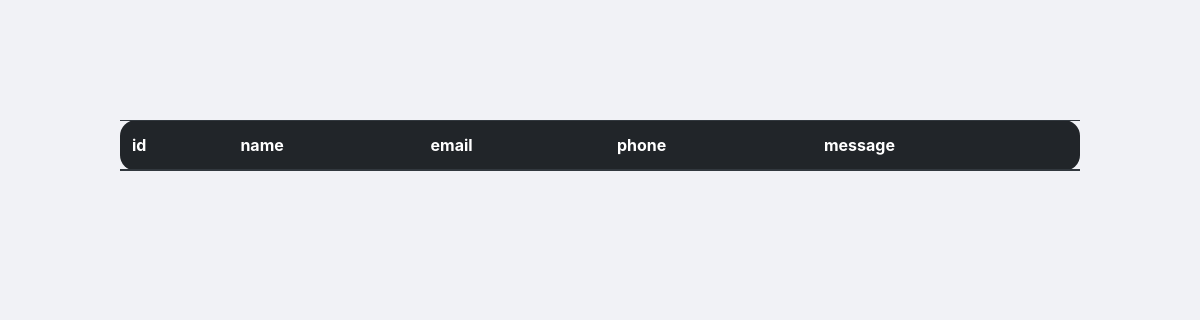
The page /contact_us_manage.php on the database as committed earlier.
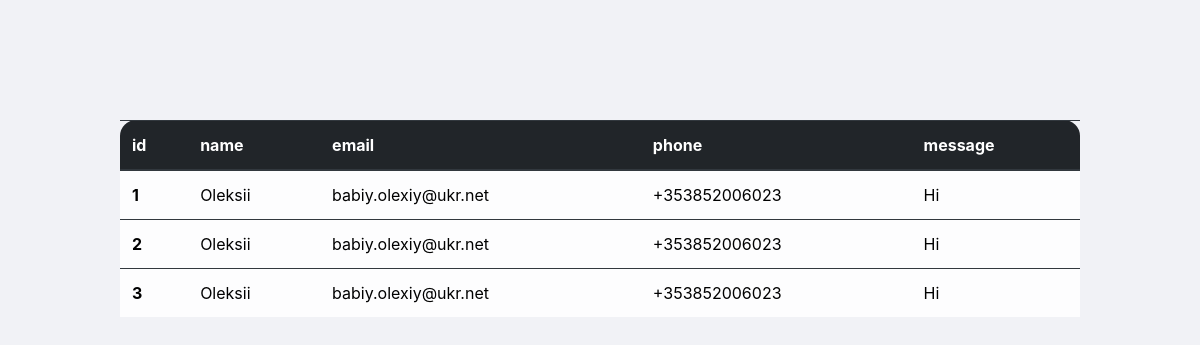
The same page on the database as committed later.
### tables this page shows
CREATE TABLE `contact_us` (
  `id` int(11) NOT NULL,
  `name` varchar(30) NOT NULL,
  `email` varchar(128) DEFAULT NULL,
  `phone` varchar(13) DEFAULT NULL,
  `message` varchar(255) DEFAULT NULL
);

### contact_us_manage.php (the view, shortened to what this page needs)
<!DOCTYPE html>
<html lang="en">
<head>
    <link rel="stylesheet" href="bootstrap/dist/css/bootstrap.min.css" media="screen">
    <link rel="stylesheet" href="style/style.css">
</head>
<body>
    <main>
        <div id="table-container" >
        <table class="table table-dark table-hover">
            <thead>
                <tr>
                  <th scope="col">id</th>
                  <th scope="col">name</th>
                  <th scope="col">email</th>
                  <th scope="col">phone</th>
                  <th scope="col">message</th>
                </tr>
              </thead>
              <tbody>
                <?php
                    $stmt = ("SELECT * FROM contact_us");
                    $result = $db_connection->query($stmt);
                    if($result->num_rows > 0){
                        while($row = $result -> fetch_assoc()){
                            echo "
                                <tr class='table-light' style='color:black;'>
                                <th scope='row'>" . $row['id'] . "</th>
                                <td>" . $row['name'] . "</td>
                                <td>" . $row['email'] . "</td>
                                <td>" . $row['phone'] . "</td>
                                <td>" . $row['message'] . "</td>
                                </tr>";
                        }
                    }
                ?>
              </tbody>
          </table>
        </div>
    </main>
</body>
</html>

### style/style.css (style rules this page uses)
body { background-color: #f1f2f6; }
main { margin: auto; }
#table-container { margin: 10%;quotes: q; border-radius: 2rem; }
.table { border-radius: 1rem; }

Rows that differ between the two databases and show on the page:
added contact_us: id "1", name "Oleksii", email "babiy.olexiy@ukr.net", phone "+353852006023", message "Hi"
added contact_us: id "2", name "Oleksii", email "babiy.olexiy@ukr.net", phone "+353852006023", message "Hi"
added contact_us: id "3", name "Oleksii", email "babiy.olexiy@ukr.net", phone "+353852006023", message "Hi"
